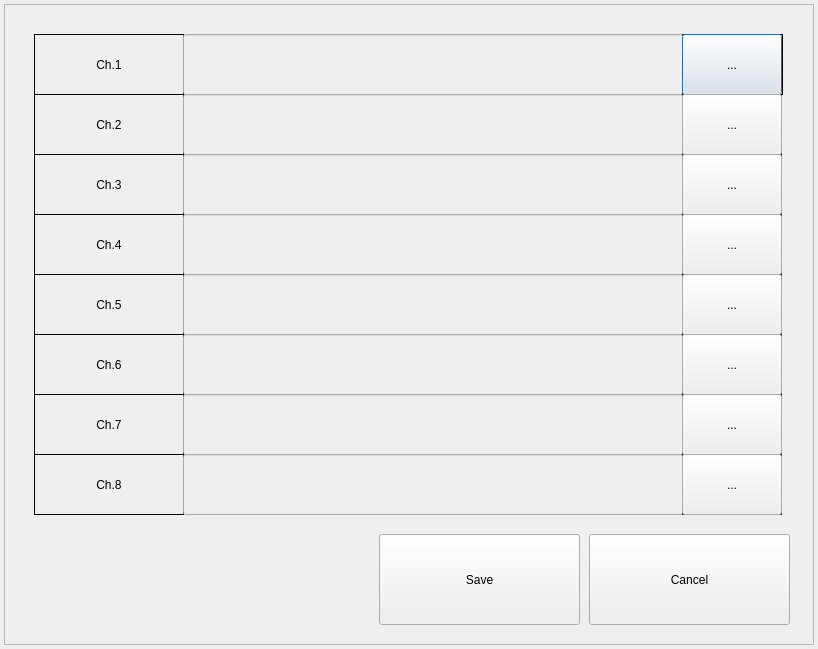
<?xml version="1.0" encoding="UTF-8"?>
<ui version="4.0">
 <class>CameraNameDialog</class>
 <widget class="QDialog" name="CameraNameDialog">
  <property name="geometry">
   <rect>
    <x>0</x>
    <y>0</y>
    <width>818</width>
    <height>649</height>
   </rect>
  </property>
  <property name="windowTitle">
   <string>CAMERA NAME PROPERTY</string>
  </property>
  <widget class="QFrame" name="frame">
   <property name="geometry">
    <rect>
     <x>4</x>
     <y>4</y>
     <width>810</width>
     <height>641</height>
    </rect>
   </property>
   <property name="frameShape">
    <enum>QFrame::StyledPanel</enum>
   </property>
   <property name="frameShadow">
    <enum>QFrame::Raised</enum>
   </property>
   <widget class="QLabel" name="labelCameraName1">
    <property name="geometry">
     <rect>
      <x>30</x>
      <y>30</y>
      <width>150</width>
      <height>61</height>
     </rect>
    </property>
    <property name="frameShape">
     <enum>QFrame::Box</enum>
    </property>
    <property name="text">
     <string>Ch.1</string>
    </property>
    <property name="alignment">
     <set>Qt::AlignCenter</set>
    </property>
   </widget>
   <widget class="QLineEdit" name="lineEditName1">
    <property name="enabled">
     <bool>false</bool>
    </property>
    <property name="geometry">
     <rect>
      <x>179</x>
      <y>30</y>
      <width>500</width>
      <height>61</height>
     </rect>
    </property>
    <property name="sizePolicy">
     <sizepolicy hsizetype="Preferred" vsizetype="Fixed">
      <horstretch>100</horstretch>
      <verstretch>100</verstretch>
     </sizepolicy>
    </property>
    <property name="minimumSize">
     <size>
      <width>0</width>
      <height>0</height>
     </size>
    </property>
    <property name="alignment">
     <set>Qt::AlignCenter</set>
    </property>
   </widget>
   <widget class="QPushButton" name="buttonVirtualKeyboard1">
    <property name="geometry">
     <rect>
      <x>678</x>
      <y>30</y>
      <width>100</width>
      <height>61</height>
     </rect>
    </property>
    <property name="minimumSize">
     <size>
      <width>0</width>
      <height>0</height>
     </size>
    </property>
    <property name="text">
     <string>...</string>
    </property>
   </widget>
   <widget class="QLabel" name="labelCameraName2">
    <property name="geometry">
     <rect>
      <x>30</x>
      <y>90</y>
      <width>150</width>
      <height>61</height>
     </rect>
    </property>
    <property name="frameShape">
     <enum>QFrame::Box</enum>
    </property>
    <property name="text">
     <string>Ch.2</string>
    </property>
    <property name="alignment">
     <set>Qt::AlignCenter</set>
    </property>
   </widget>
   <widget class="QLineEdit" name="lineEditName2">
    <property name="enabled">
     <bool>false</bool>
    </property>
    <property name="geometry">
     <rect>
      <x>179</x>
      <y>90</y>
      <width>500</width>
      <height>61</height>
     </rect>
    </property>
    <property name="minimumSize">
     <size>
      <width>0</width>
      <height>0</height>
     </size>
    </property>
    <property name="alignment">
     <set>Qt::AlignCenter</set>
    </property>
   </widget>
   <widget class="QLabel" name="labelCameraName3">
    <property name="geometry">
     <rect>
      <x>30</x>
      <y>150</y>
      <width>150</width>
      <height>61</height>
     </rect>
    </property>
    <property name="frameShape">
     <enum>QFrame::Box</enum>
    </property>
    <property name="text">
     <string>Ch.3</string>
    </property>
    <property name="alignment">
     <set>Qt::AlignCenter</set>
    </property>
   </widget>
   <widget class="QLineEdit" name="lineEditName3">
    <property name="enabled">
     <bool>false</bool>
    </property>
    <property name="geometry">
     <rect>
      <x>179</x>
      <y>150</y>
      <width>500</width>
      <height>61</height>
     </rect>
    </property>
    <property name="minimumSize">
     <size>
      <width>0</width>
      <height>0</height>
     </size>
    </property>
    <property name="alignment">
     <set>Qt::AlignCenter</set>
    </property>
   </widget>
   <widget class="QLabel" name="labelCameraName4">
    <property name="geometry">
     <rect>
      <x>30</x>
      <y>210</y>
      <width>150</width>
      <height>61</height>
     </rect>
    </property>
    <property name="frameShape">
     <enum>QFrame::Box</enum>
    </property>
    <property name="text">
     <string>Ch.4</string>
    </property>
    <property name="alignment">
     <set>Qt::AlignCenter</set>
    </property>
   </widget>
   <widget class="QLineEdit" name="lineEditName4">
    <property name="enabled">
     <bool>false</bool>
    </property>
    <property name="geometry">
     <rect>
      <x>179</x>
      <y>210</y>
      <width>500</width>
      <height>61</height>
     </rect>
    </property>
    <property name="minimumSize">
     <size>
      <width>0</width>
      <height>0</height>
     </size>
    </property>
    <property name="alignment">
     <set>Qt::AlignCenter</set>
    </property>
   </widget>
   <widget class="QPushButton" name="buttonVirtualKeyboard2">
    <property name="geometry">
     <rect>
      <x>678</x>
      <y>90</y>
      <width>100</width>
      <height>61</height>
     </rect>
    </property>
    <property name="minimumSize">
     <size>
      <width>0</width>
      <height>0</height>
     </size>
    </property>
    <property name="text">
     <string>...</string>
    </property>
   </widget>
   <widget class="QPushButton" name="buttonVirtualKeyboard3">
    <property name="geometry">
     <rect>
      <x>678</x>
      <y>150</y>
      <width>100</width>
      <height>61</height>
     </rect>
    </property>
    <property name="minimumSize">
     <size>
      <width>0</width>
      <height>0</height>
     </size>
    </property>
    <property name="text">
     <string>...</string>
    </property>
   </widget>
   <widget class="QPushButton" name="buttonVirtualKeyboard4">
    <property name="geometry">
     <rect>
      <x>678</x>
      <y>210</y>
      <width>100</width>
      <height>61</height>
     </rect>
    </property>
    <property name="minimumSize">
     <size>
      <width>0</width>
      <height>0</height>
     </size>
    </property>
    <property name="text">
     <string>...</string>
    </property>
   </widget>
   <widget class="QLabel" name="labelButtonCh4">
    <property name="geometry">
     <rect>
      <x>678</x>
      <y>210</y>
      <width>100</width>
      <height>61</height>
     </rect>
    </property>
    <property name="frameShape">
     <enum>QFrame::Box</enum>
    </property>
    <property name="text">
     <string/>
    </property>
   </widget>
   <widget class="QLabel" name="labelButtonCh3">
    <property name="geometry">
     <rect>
      <x>678</x>
      <y>150</y>
      <width>100</width>
      <height>61</height>
     </rect>
    </property>
    <property name="frameShape">
     <enum>QFrame::Box</enum>
    </property>
    <property name="text">
     <string/>
    </property>
   </widget>
   <widget class="QLabel" name="labelButtonCh2">
    <property name="geometry">
     <rect>
      <x>678</x>
      <y>90</y>
      <width>100</width>
      <height>61</height>
     </rect>
    </property>
    <property name="frameShape">
     <enum>QFrame::Box</enum>
    </property>
    <property name="text">
     <string/>
    </property>
   </widget>
   <widget class="QLabel" name="labelButtonCh1">
    <property name="geometry">
     <rect>
      <x>678</x>
      <y>30</y>
      <width>101</width>
      <height>61</height>
     </rect>
    </property>
    <property name="frameShape">
     <enum>QFrame::Box</enum>
    </property>
    <property name="text">
     <string/>
    </property>
   </widget>
   <widget class="QPushButton" name="buttonSave">
    <property name="geometry">
     <rect>
      <x>375</x>
      <y>530</y>
      <width>201</width>
      <height>91</height>
     </rect>
    </property>
    <property name="text">
     <string>Save</string>
    </property>
   </widget>
   <widget class="QPushButton" name="buttonClose">
    <property name="geometry">
     <rect>
      <x>585</x>
      <y>530</y>
      <width>201</width>
      <height>91</height>
     </rect>
    </property>
    <property name="text">
     <string>Cancel</string>
    </property>
   </widget>
   <widget class="QLabel" name="labelCameraName5">
    <property name="geometry">
     <rect>
      <x>30</x>
      <y>270</y>
      <width>150</width>
      <height>61</height>
     </rect>
    </property>
    <property name="frameShape">
     <enum>QFrame::Box</enum>
    </property>
    <property name="text">
     <string>Ch.5</string>
    </property>
    <property name="alignment">
     <set>Qt::AlignCenter</set>
    </property>
   </widget>
   <widget class="QLabel" name="labelCameraName6">
    <property name="geometry">
     <rect>
      <x>30</x>
      <y>330</y>
      <width>150</width>
      <height>61</height>
     </rect>
    </property>
    <property name="frameShape">
     <enum>QFrame::Box</enum>
    </property>
    <property name="text">
     <string>Ch.6</string>
    </property>
    <property name="alignment">
     <set>Qt::AlignCenter</set>
    </property>
   </widget>
   <widget class="QLabel" name="labelCameraName7">
    <property name="geometry">
     <rect>
      <x>30</x>
      <y>390</y>
      <width>150</width>
      <height>61</height>
     </rect>
    </property>
    <property name="frameShape">
     <enum>QFrame::Box</enum>
    </property>
    <property name="text">
     <string>Ch.7</string>
    </property>
    <property name="alignment">
     <set>Qt::AlignCenter</set>
    </property>
   </widget>
   <widget class="QLabel" name="labelCameraName8">
    <property name="geometry">
     <rect>
      <x>30</x>
      <y>450</y>
      <width>150</width>
      <height>61</height>
     </rect>
    </property>
    <property name="frameShape">
     <enum>QFrame::Box</enum>
    </property>
    <property name="text">
     <string>Ch.8</string>
    </property>
    <property name="alignment">
     <set>Qt::AlignCenter</set>
    </property>
   </widget>
   <widget class="QLineEdit" name="lineEditName5">
    <property name="enabled">
     <bool>false</bool>
    </property>
    <property name="geometry">
     <rect>
      <x>179</x>
      <y>270</y>
      <width>500</width>
      <height>61</height>
     </rect>
    </property>
    <property name="minimumSize">
     <size>
      <width>0</width>
      <height>0</height>
     </size>
    </property>
    <property name="alignment">
     <set>Qt::AlignCenter</set>
    </property>
   </widget>
   <widget class="QLineEdit" name="lineEditName6">
    <property name="enabled">
     <bool>false</bool>
    </property>
    <property name="geometry">
     <rect>
      <x>179</x>
      <y>330</y>
      <width>500</width>
      <height>61</height>
     </rect>
    </property>
    <property name="minimumSize">
     <size>
      <width>0</width>
      <height>0</height>
     </size>
    </property>
    <property name="alignment">
     <set>Qt::AlignCenter</set>
    </property>
   </widget>
   <widget class="QLineEdit" name="lineEditName7">
    <property name="enabled">
     <bool>false</bool>
    </property>
    <property name="geometry">
     <rect>
      <x>179</x>
      <y>390</y>
      <width>500</width>
      <height>61</height>
     </rect>
    </property>
    <property name="minimumSize">
     <size>
      <width>0</width>
      <height>0</height>
     </size>
    </property>
    <property name="alignment">
     <set>Qt::AlignCenter</set>
    </property>
   </widget>
   <widget class="QLineEdit" name="lineEditName8">
    <property name="enabled">
     <bool>false</bool>
    </property>
    <property name="geometry">
     <rect>
      <x>179</x>
      <y>450</y>
      <width>500</width>
      <height>61</height>
     </rect>
    </property>
    <property name="minimumSize">
     <size>
      <width>0</width>
      <height>0</height>
     </size>
    </property>
    <property name="alignment">
     <set>Qt::AlignCenter</set>
    </property>
   </widget>
   <widget class="QLabel" name="labelButtonCh5">
    <property name="geometry">
     <rect>
      <x>678</x>
      <y>270</y>
      <width>100</width>
      <height>61</height>
     </rect>
    </property>
    <property name="frameShape">
     <enum>QFrame::Box</enum>
    </property>
    <property name="text">
     <string/>
    </property>
   </widget>
   <widget class="QLabel" name="labelButtonCh6">
    <property name="geometry">
     <rect>
      <x>678</x>
      <y>330</y>
      <width>100</width>
      <height>61</height>
     </rect>
    </property>
    <property name="frameShape">
     <enum>QFrame::Box</enum>
    </property>
    <property name="text">
     <string/>
    </property>
   </widget>
   <widget class="QLabel" name="labelButtonCh7">
    <property name="geometry">
     <rect>
      <x>678</x>
      <y>390</y>
      <width>100</width>
      <height>61</height>
     </rect>
    </property>
    <property name="frameShape">
     <enum>QFrame::Box</enum>
    </property>
    <property name="text">
     <string/>
    </property>
   </widget>
   <widget class="QLabel" name="labelButtonCh8">
    <property name="geometry">
     <rect>
      <x>678</x>
      <y>450</y>
      <width>100</width>
      <height>61</height>
     </rect>
    </property>
    <property name="frameShape">
     <enum>QFrame::Box</enum>
    </property>
    <property name="text">
     <string/>
    </property>
   </widget>
   <widget class="QPushButton" name="buttonVirtualKeyboard5">
    <property name="geometry">
     <rect>
      <x>678</x>
      <y>270</y>
      <width>100</width>
      <height>61</height>
     </rect>
    </property>
    <property name="minimumSize">
     <size>
      <width>0</width>
      <height>0</height>
     </size>
    </property>
    <property name="text">
     <string>...</string>
    </property>
   </widget>
   <widget class="QPushButton" name="buttonVirtualKeyboard6">
    <property name="geometry">
     <rect>
      <x>678</x>
      <y>330</y>
      <width>100</width>
      <height>61</height>
     </rect>
    </property>
    <property name="minimumSize">
     <size>
      <width>0</width>
      <height>0</height>
     </size>
    </property>
    <property name="text">
     <string>...</string>
    </property>
   </widget>
   <widget class="QPushButton" name="buttonVirtualKeyboard7">
    <property name="geometry">
     <rect>
      <x>678</x>
      <y>390</y>
      <width>100</width>
      <height>61</height>
     </rect>
    </property>
    <property name="minimumSize">
     <size>
      <width>0</width>
      <height>0</height>
     </size>
    </property>
    <property name="text">
     <string>...</string>
    </property>
   </widget>
   <widget class="QPushButton" name="buttonVirtualKeyboard8">
    <property name="geometry">
     <rect>
      <x>678</x>
      <y>450</y>
      <width>100</width>
      <height>61</height>
     </rect>
    </property>
    <property name="minimumSize">
     <size>
      <width>0</width>
      <height>0</height>
     </size>
    </property>
    <property name="text">
     <string>...</string>
    </property>
   </widget>
   <zorder>labelButtonCh1</zorder>
   <zorder>labelButtonCh2</zorder>
   <zorder>labelButtonCh3</zorder>
   <zorder>labelButtonCh4</zorder>
   <zorder>labelCameraName1</zorder>
   <zorder>lineEditName1</zorder>
   <zorder>buttonVirtualKeyboard1</zorder>
   <zorder>labelCameraName2</zorder>
   <zorder>lineEditName2</zorder>
   <zorder>labelCameraName3</zorder>
   <zorder>lineEditName3</zorder>
   <zorder>labelCameraName4</zorder>
   <zorder>lineEditName4</zorder>
   <zorder>buttonVirtualKeyboard2</zorder>
   <zorder>buttonVirtualKeyboard3</zorder>
   <zorder>buttonVirtualKeyboard4</zorder>
   <zorder>buttonSave</zorder>
   <zorder>buttonClose</zorder>
   <zorder>labelCameraName5</zorder>
   <zorder>labelCameraName6</zorder>
   <zorder>labelCameraName7</zorder>
   <zorder>labelCameraName8</zorder>
   <zorder>lineEditName5</zorder>
   <zorder>lineEditName6</zorder>
   <zorder>lineEditName7</zorder>
   <zorder>lineEditName8</zorder>
   <zorder>labelButtonCh5</zorder>
   <zorder>labelButtonCh6</zorder>
   <zorder>labelButtonCh7</zorder>
   <zorder>labelButtonCh8</zorder>
   <zorder>buttonVirtualKeyboard5</zorder>
   <zorder>buttonVirtualKeyboard6</zorder>
   <zorder>buttonVirtualKeyboard7</zorder>
   <zorder>buttonVirtualKeyboard8</zorder>
  </widget>
 </widget>
 <layoutdefault spacing="6" margin="11"/>
 <resources/>
 <connections/>
</ui>
